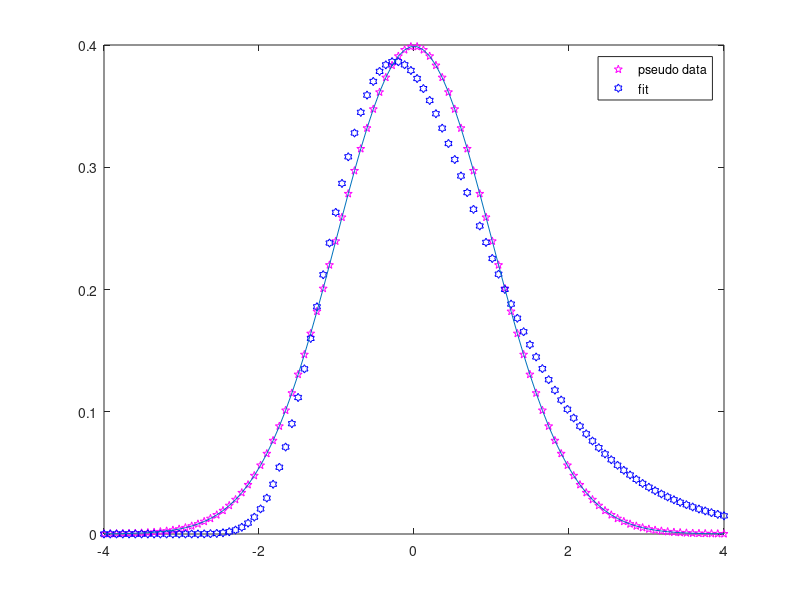

This chart was generated by the following MATLAB code:
% from https://de.mathworks.com/help/optim/ug/lsqnonlin.html#buuhch7-3

t = linspace(-4,4);
y = 1/sqrt(2*pi)*exp(-t.^2/2);

fun = @(x)x(1)*exp(-t).*exp(-exp(-(t-x(2)))) - y;
lb = [1/2,-1]; % lower bound for x1 and x2; same for the following parameters
ub = [3/2,3];
x0 = [1/2,0];

x = lsqnonlin(fun,x0,lb,ub)

plot(t,y,'mp',t,fun(x)+y,'bh',t,y,'-')
legend('pseudo data','fit')
